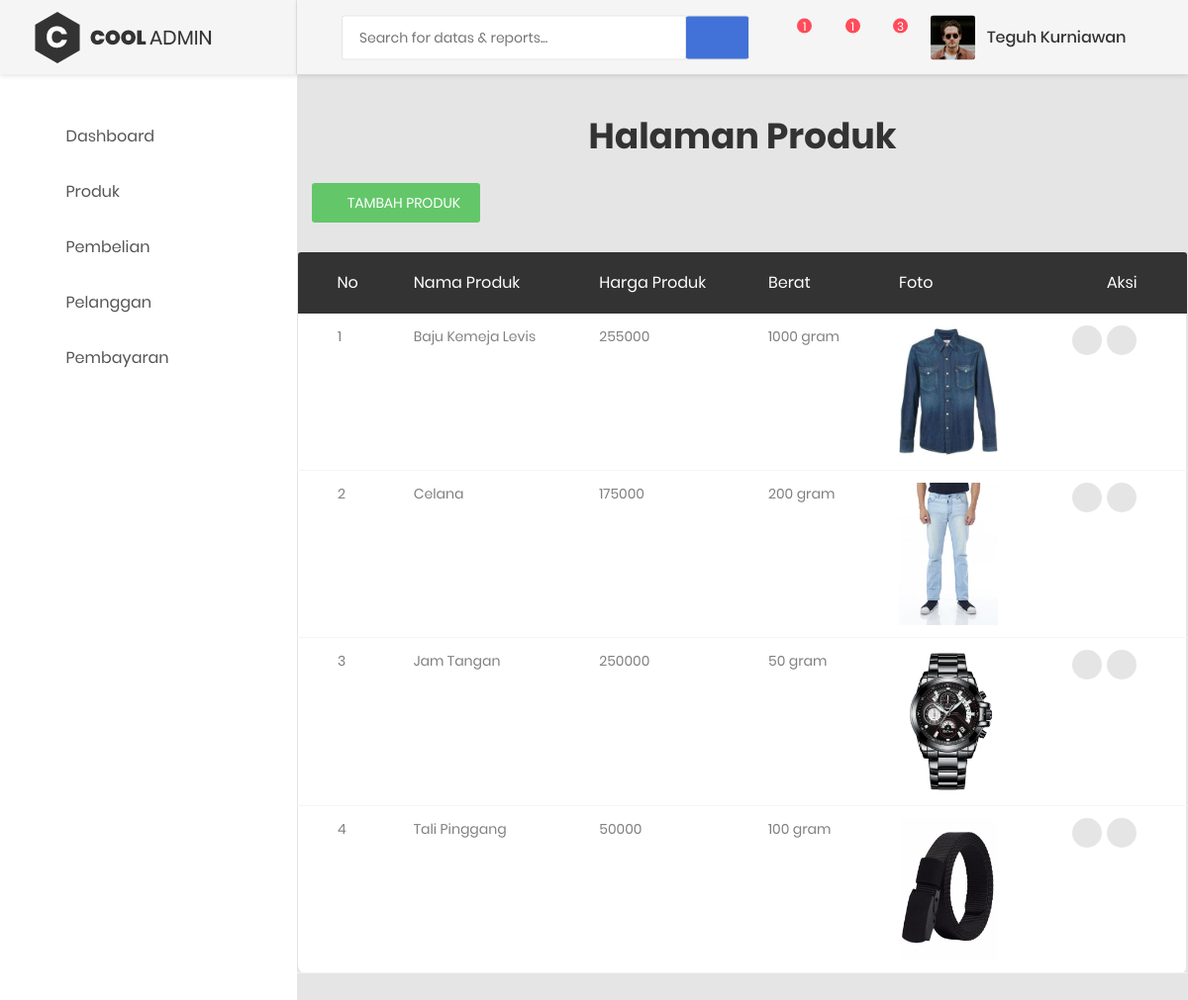
Page /admin/index.php?halaman=produk (signed in) on the committed database.
### tables this page shows
CREATE TABLE `tb_produk` (
  `id_produk` int(11) NOT NULL,
  `nama_produk` varchar(40) NOT NULL,
  `harga_produk` int(11) NOT NULL,
  `berat_produk` int(11) NOT NULL,
  `foto_produk` varchar(40) NOT NULL,
  `deskripsi_produk` text NOT NULL
);

### admin/produk.php (the view, shortened to what this page needs)
<h1 style="text-align: center;">Halaman Produk</h1>
	<br>
	 <div class="col-md-6 col-md-6">
           <a class="au-btn au-btn-icon au-btn--green au-btn--small" href="index.php?halaman=tambahproduk">
            	<i class="zmdi zmdi-plus"></i>Tambah Produk
            </a>
     </div>
  <div class="row m-t-30">
      <div class="col-md-12">
		<div class="table-responsive m-b-40">
		<table class="table table-borderless table-data3">
			<thead>
				<tr>
					<th>No</th>
					<th>Nama Produk</th>
					<th>Harga Produk</th>
					<th>Berat</th>
					<th>Foto</th>
					<th>Aksi</th>
				</tr>
			</thead>
			<tbody>
			<?php $no = 1; ?>
			<?php $ambil = $koneksi->query("SELECT * FROM tb_produk"); ?>
			<?php while($pecah = $ambil->fetch_assoc()) { ?>
				<tr>
					<td><?php echo $no; ?></td>
					<td><?php echo $pecah['nama_produk']; ?></td>
					<td><?php echo $pecah['harga_produk'];  ?></td>
					<td><?php echo $pecah['berat_produk']. " gram"; ?></td>
					<td>
						<img src="../images/<?php echo $pecah['foto_produk']; ?>" width="100" >
					</td>
					<td>
						 <div class="table-data-feature">
                                <a class="item" data-toggle="tooltip" data-placement="top" title="Edit" href="index.php?halaman=ubahproduk&id=<?php echo $pecah['id_produk']; ?>">
                                     <i class="zmdi zmdi-edit"></i>
                                 </a>
                                 <a class="item" data-toggle="tooltip" data-placement="top" title="Delete" href="index.php?halaman=hapusproduk&id=<?php echo $pecah['id_produk']; ?>">
                                <i class="zmdi zmdi-delete"></i>
                                </a>
                         </div>
					</td>
				</tr>
			<?php $no++; ?>
			<?php } ?>
			</tbody>
		</table>
		</div>
	</div>
</div>

### admin/index.php (shortened to what this page needs)
<?php
    $koneksi = new mysqli("localhost", "root", "","db_toko");
 ?>
<!DOCTYPE html>
<html lang="en">
<head>
    <link href="css/font-face.css" rel="stylesheet" media="all">
    <link href="vendor/font-awesome-4.7/css/font-awesome.min.css" rel="stylesheet" media="all">
    <link href="vendor/font-awesome-5/css/fontawesome-all.min.css" rel="stylesheet" media="all">
    <link href="vendor/mdi-font/css/material-design-iconic-font.min.css" rel="stylesheet" media="all">
    <link href="vendor/bootstrap-4.1/bootstrap.min.css" rel="stylesheet" media="all">
    <link href="vendor/animsition/animsition.min.css" rel="stylesheet" media="all">
    <link href="vendor/bootstrap-progressbar/bootstrap-progressbar-3.3.4.min.css" rel="stylesheet" media="all">
    <link href="vendor/wow/animate.css" rel="stylesheet" media="all">
    <link href="vendor/css-hamburgers/hamburgers.min.css" rel="stylesheet" media="all">
    <link href="vendor/slick/slick.css" rel="stylesheet" media="all">
    <link href="vendor/select2/select2.min.css" rel="stylesheet" media="all">
    <link href="vendor/perfect-scrollbar/perfect-scrollbar.css" rel="stylesheet" media="all">
    <link href="css/theme.css" rel="stylesheet" media="all">
</head>
<body class="animsition">
    <div class="page-wrapper">
        <aside class="menu-sidebar d-none d-lg-block">
            <div class="logo">
                <a href="#">
                    <img src="images/icon/logo.png" alt="Cool Admin" />
                </a>
            </div>
            <div class="menu-sidebar__content js-scrollbar1">
                <nav class="navbar-sidebar">
                    <ul class="list-unstyled navbar__list">
                        <li class="has-sub">
                            <a class="js-arrow" href="index.php">
                                <i class="fas fa-tachometer-alt"></i>Dashboard</a>
                        </li>
                        <li>
                            <a href="index.php?halaman=produk">
                                <i class="fas fa-archive"></i>Produk</a>
                        </li>
                        <li>
                            <a href="index.php?halaman=pembelian">
                                <i class="fas fa-shopping-cart"></i>Pembelian</a>
                        </li>
                        <li>
                            <a href="index.php?halaman=pelanggan">
                                <i class="fas fa-users"></i>Pelanggan</a>
                        </li>
                        <li>
                            <a href="index.php?halaman=pembayaran">
                                <i class="fas fa-credit-card"></i>Pembayaran</a>
                        </li>
                    </ul>
                </nav>
            </div>
        </aside>
        <div class="page-container">
            <header class="header-desktop">
                <div class="section__content section__content--p30">
                    <div class="container-fluid">
                        <div class="header-wrap">
                            <form class="form-header" action="" method="POST">
                                <input class="au-input au-input--xl" type="text" name="search" placeholder="Search for datas &amp; reports..." />
                                <button class="au-btn--submit" type="submit">
                                    <i class="zmdi zmdi-search"></i>
                                </button>
                            </form>
                            <div class="header-button">
                                <div class="noti-wrap">
                                    <div class="noti__item js-item-menu">
                                        <i class="zmdi zmdi-comment-more"></i>
                                        <span class="quantity">1</span>
                                    </div>
                                    <div class="noti__item js-item-menu">
                                        <i class="zmdi zmdi-email"></i>
                                        <span class="quantity">1</span>
                                    </div>
                                    <div class="noti__item js-item-menu">
                                        <i class="zmdi zmdi-notifications"></i>
                                        <span class="quantity">3</span>
                                    </div>
                                </div>
                                <div class="account-wrap">
                                    <div class="account-item clearfix js-item-menu">
                                        <div class="image">
                                            <img src="images/icon/avatar-06.jpg" alt="John Doe" />
                                        </div>
                                        <div class="content">
                                            <a class="js-acc-btn" href="#"><?php echo $_SESSION['admin']['nama'] ?></a>
                                        </div>
                                    </div>
                                </div>
                            </div>
                        </div>
                    </div>
                </div>
            </header>
            <div class="main-content">
                <?php
                    if (isset($_GET['halaman'])) {
                        if ($_GET['halaman'] == "produk") {
                            include 'produk.php';
                        } else if($_GET['halaman'] == "pembelian"){
                            include 'pembelian.php';
                        } else if($_GET['halaman'] == "pelanggan"){
                            include 'pelanggan.php';
                        } else if($_GET['halaman'] == "detail"){
                            include 'detail.php';
                        } else if($_GET['halaman'] == "tambahproduk"){
                            include 'tambahproduk.php';
                        } else if($_GET['halaman'] == "hapusproduk"){
                            include 'hapusproduk.php';
                        } else if($_GET['halaman'] == "ubahproduk"){
                            include 'ubahproduk.php';
                        } else if($_GET['halaman'] == "logout"){
                            include 'logout.php';
                        } else if ($_GET['halaman'] == "pembayaran") {
                            include 'pembayaran.php';
                        }
                    } else {
                        include 'home.php';
                    }
                 ?>
            </div>
        </div>
    </div>
</body>
</html>

### rows in the picture
tb_produk: nama_produk "Baju Kemeja Levis", harga_produk "255000", berat_produk "1000", foto_produk (picture)
tb_produk: nama_produk "Celana", harga_produk "175000", berat_produk "200", foto_produk (picture)
tb_produk: nama_produk "Jam Tangan", harga_produk "250000", berat_produk "50", foto_produk (picture)
tb_produk: nama_produk "Tali Pinggang", harga_produk "50000", berat_produk "100", foto_produk (picture)

### other values in the picture
$_SESSION['admin']['nama'] "Teguh Kurniawan"
